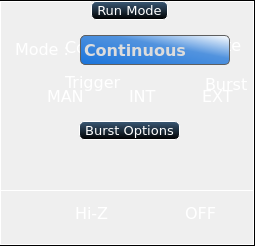
   <widget class="QFrame" name="sidePanel">
    <property name="geometry">
     <rect>
      <x>449</x>
      <y>32</y>
      <width>255</width>
      <height>246</height>
     </rect>
    </property>
    <property name="font">
     <font>
      <family>DejaVu Sans</family>
     </font>
    </property>
    <property name="styleSheet">
     <string notr="true">border:1px solid black;</string>
    </property>
    <property name="frameShape">
     <enum>QFrame::StyledPanel</enum>
    </property>
    <property name="frameShadow">
     <enum>QFrame::Raised</enum>
    </property>
    <widget class="QGroupBox" name="sourceImpedance">
     <property name="geometry">
      <rect>
       <x>0</x>
       <y>190</y>
       <width>254</width>
       <height>55</height>
      </rect>
     </property>
     <property name="font">
      <font>
       <family>DejaVu Sans</family>
      </font>
     </property>
     <property name="styleSheet">
      <string notr="true">QGroupBox{
color:white;
background-color: qlineargradient(x1: 0, y1: 0, x2: 0, y2: 1,
                                       stop: 0 #3a5976, stop: 1 #000000);
border:1px solid white;
}
 QGroupBox::title {
	border:1px solid white;
	border-radius:5px;
     subcontrol-origin: margin;
     subcontrol-position: top center; /* position at the top center */
     padding: 0 3px;
	 color:white;
     background-color: qlineargradient(x1: 0, y1: 0, x2: 0, y2: 1,stop: 0 #3a5976, stop: 1 #000000);
 }</string>
     </property>
     <property name="title">
      <string/>
     </property>
     <widget class="QPushButton" name="RUNBut">
      <property name="geometry">
       <rect>
        <x>130</x>
        <y>0</y>
        <width>50</width>
        <height>50</height>
       </rect>
      </property>
      <property name="font">
       <font>
        <family>DejaVu Sans</family>
       </font>
      </property>
      <property name="focusPolicy">
       <enum>Qt::NoFocus</enum>
      </property>
      <property name="styleSheet">
       <string notr="true">QPushButton{
background-color:rgba(0,0,0,0);
border:1px solid rgba(0,0,0,0);
	image: url(:/res/knob_off.svg);
}
</string>
      </property>
      <property name="text">
       <string/>
      </property>
     </widget>
     <widget class="QLabel" name="RUNCap">
      <property name="geometry">
       <rect>
        <x>180</x>
        <y>8</y>
        <width>50</width>
        <height>30</height>
       </rect>
      </property>
      <property name="font">
       <font>
        <family>DejaVu Sans</family>
        <pointsize>12</pointsize>
        <weight>50</weight>
        <bold>false</bold>
       </font>
      </property>
      <property name="styleSheet">
       <string notr="true">QLabel::Enabled{
/*color:#5293DE;*/
color:white;
background-color:rgba(0,0,0,0);
border:1px solid rgba(0,0,0,0);
}
QLabel::Disabled{
color:black;
}</string>
      </property>
      <property name="text">
       <string>OFF</string>
      </property>
     </widget>
     <widget class="QLabel" name="hiZCap">
      <property name="geometry">
       <rect>
        <x>70</x>
        <y>8</y>
        <width>50</width>
        <height>30</height>
       </rect>
      </property>
      <property name="font">
       <font>
        <family>DejaVu Sans</family>
        <pointsize>12</pointsize>
        <weight>50</weight>
        <bold>false</bold>
       </font>
      </property>
      <property name="styleSheet">
       <string notr="true">QLabel::Enabled{
color:white;
background-color:rgba(0,0,0,0);
border:1px solid rgba(0,0,0,0);
}
QLabel::Disabled{
color:black;
}</string>
      </property>
      <property name="text">
       <string>Hi-Z</string>
      </property>
     </widget>
     <widget class="QPushButton" name="hiZBut">
      <property name="geometry">
       <rect>
        <x>20</x>
        <y>0</y>
        <width>50</width>
        <height>50</height>
       </rect>
      </property>
      <property name="font">
       <font>
        <family>DejaVu Sans</family>
       </font>
      </property>
      <property name="focusPolicy">
       <enum>Qt::NoFocus</enum>
      </property>
      <property name="styleSheet">
       <string notr="true">QPushButton{
background-color:rgba(0,0,0,0);
border:1px solid rgba(0,0,0,0);
image: url(:/res/pressed.svg);
}
</string>
      </property>
      <property name="text">
       <string/>
      </property>
     </widget>
    </widget>
    <widget class="QGroupBox" name="runMode">
     <property name="geometry">
      <rect>
       <x>0</x>
       <y>1</y>
       <width>254</width>
       <height>120</height>
      </rect>
     </property>
     <property name="font">
      <font>
       <family>DejaVu Sans</family>
       <pointsize>10</pointsize>
      </font>
     </property>
     <property name="styleSheet">
      <string notr="true">QGroupBox{
color:white;
background-color: qlineargradient(x1: 0, y1: 0, x2: 0, y2: 1,
                                       stop: 0 #3a5976, stop: 1 #000000);
border:1px solid white;
border-bottom:0px solid white;
}
 QGroupBox::title {
	border:1px solid white;
	border-radius:5px;
     subcontrol-origin: margin;
     subcontrol-position: top center; /* position at the top center */
     padding: 0 3px;
	 color:white;
     background-color: qlineargradient(x1: 0, y1: 0, x2: 0, y2: 1,stop: 0 #3a5976, stop: 1 #000000);
 }</string>
     </property>
     <property name="title">
      <string>Run Mode</string>
     </property>
     <widget class="QLabel" name="continuousCap">
      <property name="geometry">
       <rect>
        <x>60</x>
        <y>31</y>
        <width>99</width>
        <height>30</height>
       </rect>
      </property>
      <property name="font">
       <font>
        <family>DejaVu Sans</family>
        <pointsize>12</pointsize>
        <weight>50</weight>
        <bold>false</bold>
       </font>
      </property>
      <property name="styleSheet">
       <string notr="true">QLabel::Enabled{
color:white;
background-color:rgba(0,0,0,0);
border:1px solid rgba(0,0,0,0);
}
QLabel::Disabled{
color:black;
}</string>
      </property>
      <property name="text">
       <string>Continuous</string>
      </property>
     </widget>
     <widget class="QPushButton" name="singleBut">
      <property name="geometry">
       <rect>
        <x>10</x>
        <y>62</y>
        <width>40</width>
        <height>40</height>
       </rect>
      </property>
      <property name="font">
       <font>
        <family>DejaVu Sans</family>
       </font>
      </property>
      <property name="focusPolicy">
       <enum>Qt::NoFocus</enum>
      </property>
      <property name="styleSheet">
       <string notr="true">QPushButton{
background-color:rgba(0,0,0,0);
border:1px solid rgba(0,0,0,0);
	image: url(:/res/knob_off.svg)
}
</string>
      </property>
      <property name="text">
       <string/>
      </property>
     </widget>
     <widget class="QPushButton" name="continuousBut">
      <property name="geometry">
       <rect>
        <x>10</x>
        <y>23</y>
        <width>40</width>
        <height>40</height>
       </rect>
      </property>
      <property name="font">
       <font>
        <family>DejaVu Sans</family>
       </font>
      </property>
      <property name="focusPolicy">
       <enum>Qt::NoFocus</enum>
      </property>
      <property name="styleSheet">
       <string notr="true">QPushButton{
background-color:rgba(0,0,0,0);
border:1px solid rgba(0,0,0,0);
image: url(:/res/knob_on.svg);
}
</string>
      </property>
      <property name="text">
       <string/>
      </property>
     </widget>
     <widget class="QLabel" name="singleCap">
      <property name="geometry">
       <rect>
        <x>60</x>
        <y>66</y>
        <width>70</width>
        <height>30</height>
       </rect>
      </property>
      <property name="font">
       <font>
        <family>DejaVu Sans</family>
        <pointsize>12</pointsize>
        <weight>50</weight>
        <bold>false</bold>
       </font>
      </property>
      <property name="styleSheet">
       <string notr="true">QLabel::Enabled{
/*color:#5293DE;*/
color:white;
background-color:rgba(0,0,0,0);
border:1px solid rgba(0,0,0,0);
}
QLabel::Disabled{
color:black;
}</string>
      </property>
      <property name="text">
       <string>Trigger</string>
      </property>
     </widget>
     <widget class="QLabel" name="burstCap">
      <property name="geometry">
       <rect>
        <x>200</x>
        <y>68</y>
        <width>60</width>
        <height>30</height>
       </rect>
      </property>
      <property name="font">
       <font>
        <family>DejaVu Sans</family>
        <pointsize>12</pointsize>
        <weight>50</weight>
        <bold>false</bold>
       </font>
      </property>
      <property name="styleSheet">
       <string notr="true">QLabel::Enabled{
/*color:#5293DE;*/
color:white;
background-color:rgba(0,0,0,0);
border:1px solid rgba(0,0,0,0);
}
QLabel::Disabled{
color:black;
}</string>
      </property>
      <property name="text">
       <string>Burst</string>
      </property>
     </widget>
     <widget class="QPushButton" name="burstBut">
      <property name="geometry">
       <rect>
        <x>150</x>
        <y>62</y>
        <width>40</width>
        <height>40</height>
       </rect>
      </property>
      <property name="font">
       <font>
        <family>DejaVu Sans</family>
       </font>
      </property>
      <property name="focusPolicy">
       <enum>Qt::NoFocus</enum>
      </property>
      <property name="styleSheet">
       <string notr="true">QPushButton{
background-color:rgba(0,0,0,0);
border:1px solid rgba(0,0,0,0);
	image: url(:/res/knob_off.svg);
}
</string>
      </property>
      <property name="text">
       <string/>
      </property>
     </widget>
     <widget class="QLabel" name="GateCap">
      <property name="geometry">
       <rect>
        <x>198</x>
        <y>29</y>
        <width>60</width>
        <height>30</height>
       </rect>
      </property>
      <property name="font">
       <font>
        <family>DejaVu Sans</family>
        <pointsize>12</pointsize>
        <weight>50</weight>
        <bold>false</bold>
       </font>
      </property>
      <property name="styleSheet">
       <string notr="true">QLabel::Enabled{
/*color:#5293DE;*/
color:white;
background-color:rgba(0,0,0,0);
border:1px solid rgba(0,0,0,0);
}
QLabel::Disabled{
color:black;
}</string>
      </property>
      <property name="text">
       <string>Gate</string>
      </property>
     </widget>
     <widget class="QPushButton" name="GateBut">
      <property name="geometry">
       <rect>
        <x>149</x>
        <y>23</y>
        <width>40</width>
        <height>40</height>
       </rect>
      </property>
      <property name="font">
       <font>
        <family>DejaVu Sans</family>
       </font>
      </property>
      <property name="focusPolicy">
       <enum>Qt::NoFocus</enum>
      </property>
      <property name="styleSheet">
       <string notr="true">QPushButton{
background-color:rgba(0,0,0,0);
border:1px solid rgba(0,0,0,0);
image: url(:/res/knob_off.svg);
}
</string>
      </property>
      <property name="text">
       <string/>
      </property>
     </widget>
     <widget class="QLabel" name="ManCap">
      <property name="geometry">
       <rect>
        <x>42</x>
        <y>80</y>
        <width>50</width>
        <height>30</height>
       </rect>
      </property>
      <property name="font">
       <font>
        <family>DejaVu Sans</family>
        <pointsize>12</pointsize>
        <weight>50</weight>
        <bold>false</bold>
       </font>
      </property>
      <property name="styleSheet">
       <string notr="true">QLabel::Enabled{
color:white;
background-color:rgba(0,0,0,0);
border:1px solid rgba(0,0,0,0);
}
QLabel::Disabled{
color:white;
background-color:rgba(0,0,0,0);
border:1px solid rgba(0,0,0,0);
}</string>
      </property>
      <property name="text">
       <string>MAN</string>
      </property>
     </widget>
     <widget class="QPushButton" name="MANBut">
      <property name="geometry">
       <rect>
        <x>10</x>
        <y>75</y>
        <width>40</width>
        <height>40</height>
       </rect>
      </property>
      <property name="font">
       <font>
        <family>DejaVu Sans</family>
       </font>
      </property>
      <property name="focusPolicy">
       <enum>Qt::NoFocus</enum>
      </property>
      <property name="styleSheet">
       <string notr="true">QPushButton{
background-color:rgba(0,0,0,0);
border:1px solid rgba(0,0,0,0);
image: url(:/res/normal.svg);
}
QPushButton::pressed{
background-color:rgba(0,0,0,0);
border:1px solid rgba(0,0,0,0);
image: url(:/res/pressedRed.png);
}
QPushButton::released{
background-color:rgba(0,0,0,0);
border:1px solid rgba(0,0,0,0);
image: url(:/res/pressed.svg);
}
</string>
      </property>
      <property name="text">
       <string/>
      </property>
     </widget>
     <widget class="QLabel" name="INTCap">
      <property name="geometry">
       <rect>
        <x>124</x>
        <y>80</y>
        <width>50</width>
        <height>30</height>
       </rect>
      </property>
      <property name="font">
       <font>
        <family>DejaVu Sans</family>
        <pointsize>12</pointsize>
        <weight>50</weight>
        <bold>false</bold>
       </font>
      </property>
      <property name="styleSheet">
       <string notr="true">QLabel::Enabled{
color:white;
background-color:rgba(0,0,0,0);
border:1px solid rgba(0,0,0,0);
}
QLabel::Disabled{
color:white;
background-color:rgba(0,0,0,0);
border:1px solid rgba(0,0,0,0);
}</string>
      </property>
      <property name="text">
       <string>INT</string>
      </property>
     </widget>
     <widget class="QPushButton" name="INTBut">
      <property name="geometry">
       <rect>
        <x>90</x>
        <y>75</y>
        <width>40</width>
        <height>40</height>
       </rect>
      </property>
      <property name="font">
       <font>
        <family>DejaVu Sans</family>
       </font>
      </property>
      <property name="focusPolicy">
       <enum>Qt::NoFocus</enum>
      </property>
      <property name="styleSheet">
       <string notr="true">QPushButton{
background-color:rgba(0,0,0,0);
border:1px solid rgba(0,0,0,0);
image: url(:/res/normal.svg);
}
QPushButton::pressed{
background-color:rgba(0,0,0,0);
border:1px solid rgba(0,0,0,0);
image: url(:/res/pressedRed.png);
}
QPushButton::released{
background-color:rgba(0,0,0,0);
border:1px solid rgba(0,0,0,0);
image: url(:/res/pressed.svg);
}
</string>
      </property>
      <property name="text">
       <string/>
      </property>
     </widget>
     <widget class="QLabel" name="EXTCap">
      <property name="geometry">
       <rect>
        <x>197</x>
        <y>80</y>
        <width>50</width>
        <height>30</height>
       </rect>
      </property>
      <property name="font">
       <font>
        <family>DejaVu Sans</family>
        <pointsize>12</pointsize>
        <weight>50</weight>
        <bold>false</bold>
       </font>
      </property>
      <property name="styleSheet">
       <string notr="true">QLabel::Enabled{
color:white;
background-color:rgba(0,0,0,0);
border:1px solid rgba(0,0,0,0);
}
QLabel::Disabled{
color:white;
background-color:rgba(0,0,0,0);
border:1px solid rgba(0,0,0,0);
}</string>
      </property>
      <property name="text">
       <string>EXT</string>
      </property>
     </widget>
     <widget class="QPushButton" name="EXTBut">
      <property name="geometry">
       <rect>
        <x>164</x>
        <y>75</y>
        <width>40</width>
        <height>40</height>
       </rect>
      </property>
      <property name="font">
       <font>
        <family>DejaVu Sans</family>
       </font>
      </property>
      <property name="focusPolicy">
       <enum>Qt::NoFocus</enum>
      </property>
      <property name="styleSheet">
       <string notr="true">QPushButton{
background-color:rgba(0,0,0,0);
border:1px solid rgba(0,0,0,0);
image: url(:/res/normal.svg);
}
QPushButton::pressed{
background-color:rgba(0,0,0,0);
border:1px solid rgba(0,0,0,0);
image: url(:/res/pressedRed.png);
}
QPushButton::released{
background-color:rgba(0,0,0,0);
border:1px solid rgba(0,0,0,0);
image: url(:/res/pressed.svg);
}
</string>
      </property>
      <property name="text">
       <string/>
      </property>
     </widget>
     <widget class="QComboBox" name="modeBox">
      <property name="geometry">
       <rect>
        <x>80</x>
        <y>34</y>
        <width>150</width>
        <height>30</height>
       </rect>
      </property>
      <property name="font">
       <font>
        <family>DejaVu Sans</family>
        <pointsize>12</pointsize>
        <weight>75</weight>
        <bold>true</bold>
        <stylestrategy>PreferAntialias</stylestrategy>
       </font>
      </property>
      <property name="styleSheet">
       <string notr="true">QComboBox {
    border: 1px solid rgb(95, 95, 95);
    border-radius: 5px;
    padding: 1px 18px 1px 3px;
    min-width: 6em;
    color: rgb(220, 220, 220);
    margin: 0 0 0 0;
}

QComboBox:editable {
    background: rgba(80,80,80);
}

QComboBox:!editable {
    background: qlineargradient(x1: 0, y1: 1, x2: 1, y2: 0,stop: 0 #1A74DB, stop: 0.6 #5293DE, stop:1 #FFFFFF);
								/*qlineargradient(x1: 0, y1: 0, x2: 0, y2: 1,
                                  stop: 0 rgb(51, 51, 51), stop: 0.4 rgb(39, 39, 39),
                                  stop: 0.5 rgb(32,32,32), stop: 1.0 rgb(38,38,38));;*/
}

QComboBox::drop-down:editable {
}

QComboBox:!editable:on {
}

QComboBox::drop-down:editable:on {
}

QComboBox:on { /* shift the text when the popup opens */
    padding-top: 3px;
    padding-left: 4px;
    background-color:qlineargradient(x1: 0, y1: 1, x2: 1, y2: 0,stop: 0 #e59244, stop: 0.6 #ffa500 , stop:1 #FFFFFF);
}

QComboBox::drop-down {
    subcontrol-origin: padding;
    subcontrol-position: center right;
    width: 15px; 
    right:3px;
    border-top-right-radius: 3px; /* same radius as the QComboBox */
    border-bottom-right-radius: 3px;
	background-color:none;
}

QComboBox::down-arrow {
	image: url(:/res/down.png);
    height: 20px;
	width:20px;
}

QComboBox::down-arrow:on { /* shift the arrow when popup is open */
    top: 1px;
    left: 1px;
}
</string>
      </property>
      <item>
       <property name="text">
        <string>Continuous</string>
       </property>
      </item>
      <item>
       <property name="text">
        <string>Trigger</string>
       </property>
      </item>
      <item>
       <property name="text">
        <string>Burst</string>
       </property>
      </item>
     </widget>
     <widget class="QLabel" name="label">
      <property name="geometry">
       <rect>
        <x>10</x>
        <y>40</y>
        <width>70</width>
        <height>17</height>
       </rect>
      </property>
      <property name="font">
       <font>
        <family>DejaVu Sans</family>
        <pointsize>12</pointsize>
       </font>
      </property>
      <property name="styleSheet">
       <string notr="true">QLabel::Enabled{
color:white;
background-color:rgba(0,0,0,0);
border:1px solid rgba(0,0,0,0);
}
QLabel::Disabled{
color:black;
}</string>
      </property>
      <property name="text">
       <string>Mode :</string>
      </property>
     </widget>
    </widget>
    <widget class="QGroupBox" name="burstOptions">
     <property name="geometry">
      <rect>
       <x>0</x>
       <y>121</y>
       <width>254</width>
       <height>70</height>
      </rect>
     </property>
     <property name="font">
      <font>
       <family>DejaVu Sans</family>
       <pointsize>10</pointsize>
      </font>
     </property>
     <property name="styleSheet">
      <string notr="true">QGroupBox{
color:white;
background-color: qlineargradient(x1: 0, y1: 0, x2: 0, y2: 1,
                                       stop: 0 #3a5976, stop: 1 #000000);
border:1px solid white;
border-bottom:0px solid white;
border-top:0px solid white;

}
 QGroupBox::title {
	border:1px solid white;
	border-radius:5px;
     subcontrol-origin: margin;
     subcontrol-position: top center; /* position at the top center */
     padding: 0 3px;
	 color:white;
     background-color: qlineargradient(x1: 0, y1: 0, x2: 0, y2: 1,stop: 0 #3a5976, stop: 1 #000000);
 }</string>
     </property>
     <property name="title">
      <string>Burst Options</string>
     </property>
    </widget>
   </widget>
